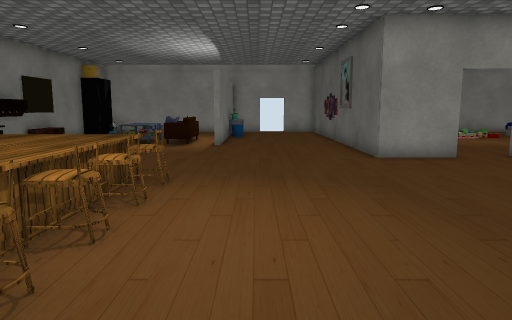
view 1 (above)

18 first-person views from a walk through a scene from a Unity 3-D project. The camera is 1.2 m above the floor, tilts 8° down and sees 70° across. The floor is counted in squares, 0.85 m on a side. Each view is taken from the middle of a square. On the plan, view 1 faces up. The plan holds only what a view shows up to about 16 squares ahead; the rest is blank. The player is left out. Door leaves are left out, so doorways stand open. Some surface patterns are stand-ins.

view 2
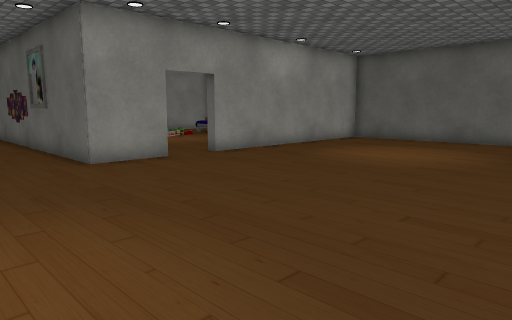

view 3
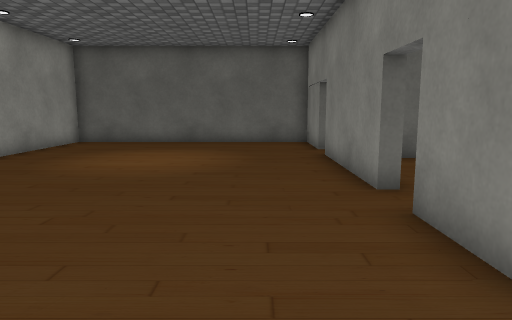

view 4
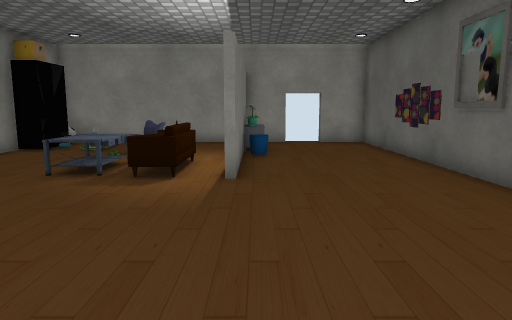

view 5
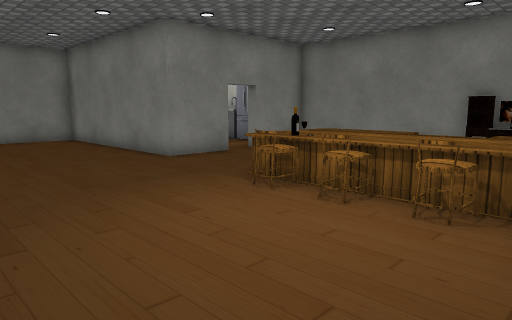

view 6
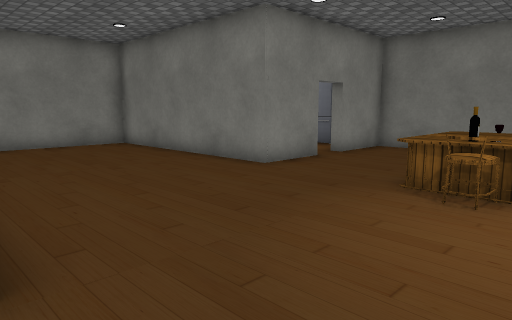

view 7
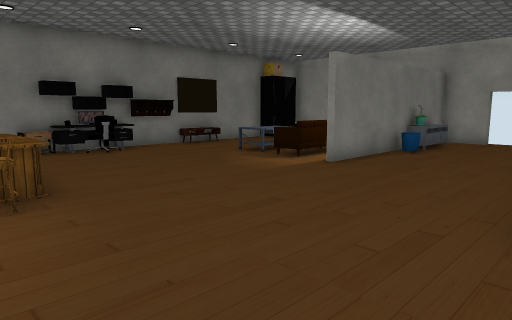

view 8
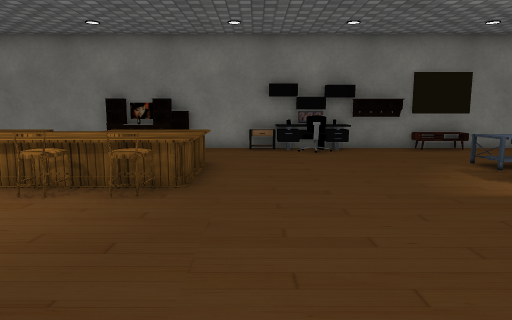

view 9
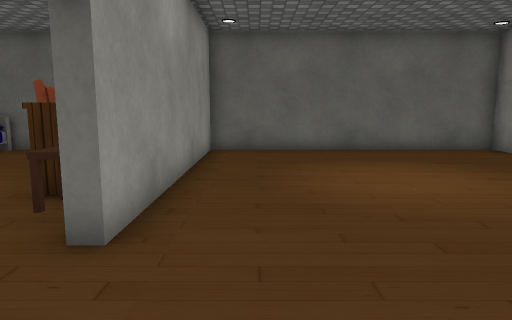

view 10
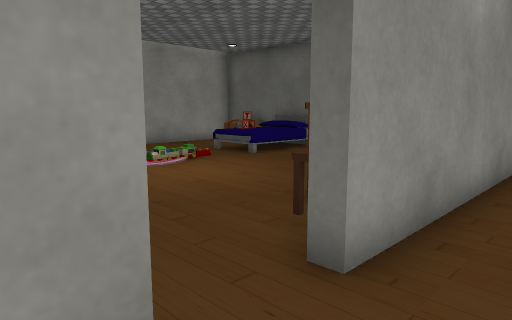

view 11
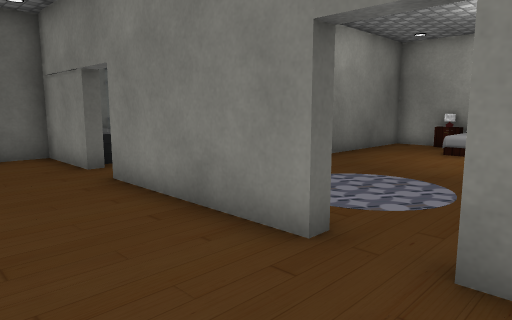

view 12
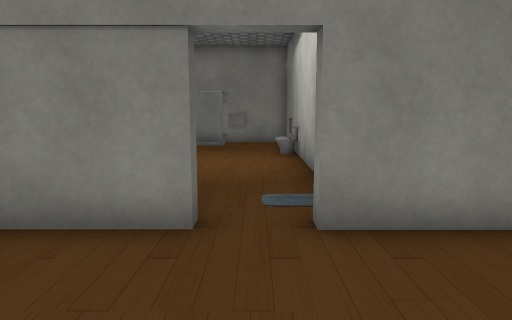

view 13
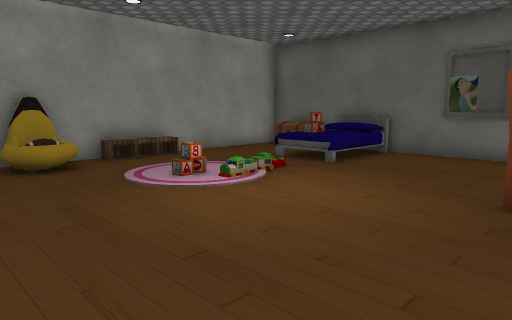

view 14
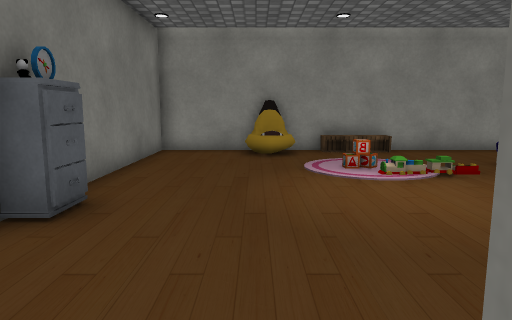

view 15
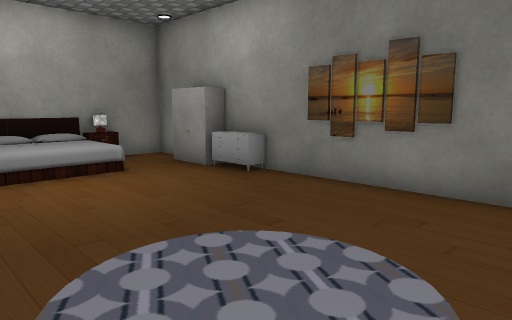

view 16
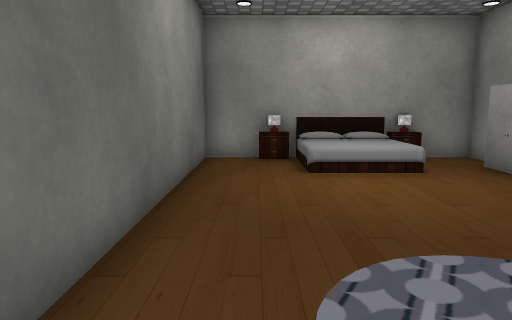

view 17
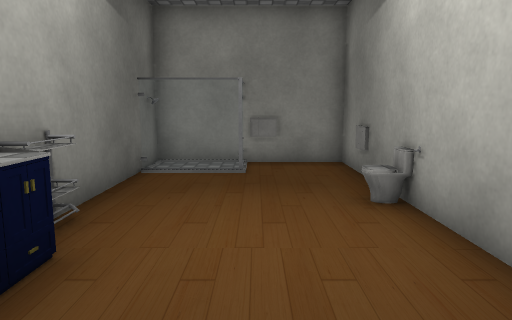

view 18
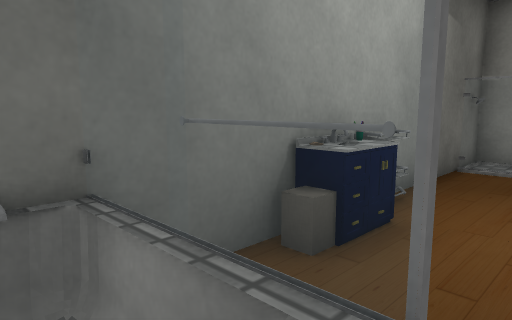

### Floor plan
Points are (right, up) in squares from view 1. A wall is a line through its corners. A room is listed if a view was taken in it or the views show most of it. See-through windows are left out.
Room 1 (views 1, 2, 3, 4, 5, 6, 7, 8, 9, 10, 11, 12, 14)
walls: (5.9, 10.6) (3.6, 10.6) (3.6, 22.5) (1.7, 22.5); (3.9, 0.9) (5.9, 0.9); (7.3, 0.9) (12.3, 0.9); (-9.2, 8.5) (-9.2, -2.5) (-6.5, -2.5) (-6.5, -3); (-5.2, -2.5) (-2.9, -2.5) (-2.9, -10.6) (1.5, -10.6); (13.7, 0.9) (16.6, 0.9) (16.6, 10.6) (7.6, 10.6); (0.3, 22.5) (-1.4, 22.5) (-1.4, 14.2); (-2.2, 22.5) (-9, 22.5); (-9.2, 19.6) (-9.2, 13.4)
low walls: (-0.7, 21.2) (-0.7, 18.9) (-1.4, 18.9)
ways out: open door at (6.5, 11) to room 2; open door at (6.5, 1) to room 3; open door at (13.5, 1) to room 4; opening at (-6, -3); gap at (1, 23)
objects: cabinet (-9, 5); table (-9, 9); other object (-9, 10); other object (-9, 12); other object (-9, 13); other object (-9, 22); chair (-8, 11); table (-5, 1) to (-3, 8); table (-5, 15) to (-4, 16); sofa (-5, 20); sofa (-4, 17); sofa (-4, 18); other object (-3, 2); chair (-2, 2) to (-2, 3); chair (-2, 4); chair (-2, 5); chair (-2, 7); other object (4, -8); dresser (4, -7)
Room 2 (view 13)
walls: (7.7, 22.1) (7.1, 22.1); (16.6, 14) (16.6, 22.5) (3.8, 22.5) (3.8, 15.4)
low walls: (7.8, 21.9) (7, 22)
ways out: open door at (6.5, 11) to room 1
objects: other object (4, 15); chair (9, 11) to (9, 12); carpet (9, 18) to (10, 18); chair (11, 13) to (12, 13); table (12, 12); bed (13, 18) to (15, 19); chest (16, 20) to (16, 21)
Room 3 (views 15, 16)
walls: (3.8, -1) (3.8, -6.5); (3.8, -9.9) (3.8, -10.6) (9.5, -10.6); (11.5, -10.6) (11.5, -1.1)
ways out: open door at (6.5, 1) to room 1
objects: table (5, -11); table (9, -10)
Room 4 (views 17, 18)
walls: (14.3, -0.9) (16.7, -0.9)
ways out: open door at (13.5, 1) to room 1; opening at (13.5, -1) to room 5
objects: other object (15, 0); other object (16, 0)
Room 5 (no view inside)
walls: (11.7, -3) (11.7, -10.6) (16.6, -10.6) (16.6, -0.4)
low walls: (16.2, -5.6) (16.2, -4.5); (15.9, -4.4) (16.6, -4.4); (15.9, -4.4) (15.9, -3.4)
ways out: opening at (13.5, -1) to room 4
objects: cabinet (12, -9); other object (16, -3)

Where each view was taken, in squares from view 1:
view 1: 0 up, 0 right, facing up
view 2: 1 up, 0 right, facing up-right
view 3: 3 up, 1 right, facing right
view 4: 7 up, 1 left, facing up
view 5: 7 up, 3 right, facing down-left
view 6: 4 up, 4 right, facing down-left
view 7: 6 up, 4 right, facing up-left
view 8: 9 up, 4 right, facing left
view 9: 9 up, 4 right, facing right
view 10: 9 up, 5 right, facing up-right
view 11: 4 up, 5 right, facing down-right
view 12: 5 up, 13 right, facing down
view 13: 12 up, 5 right, facing up-right
view 14: 10 up, 7 right, facing up
view 15: 0 up, 10 right, facing down-left
view 16: 0 up, 10 right, facing down
view 17: 1 down, 14 right, facing down
view 18: 0 up, 14 right, facing down-right
